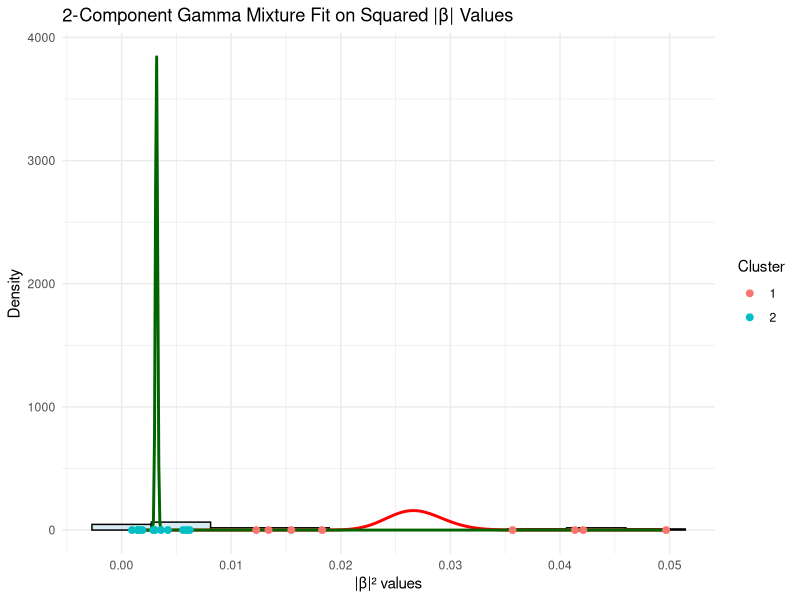
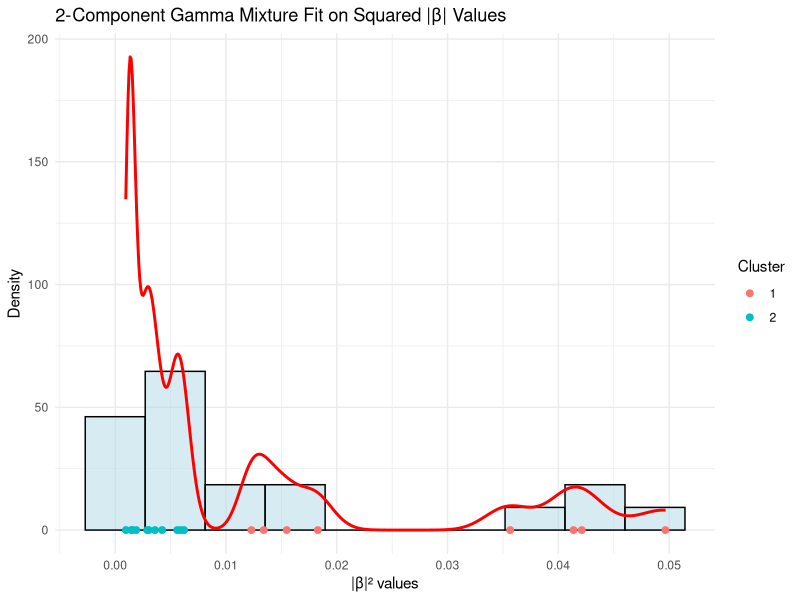
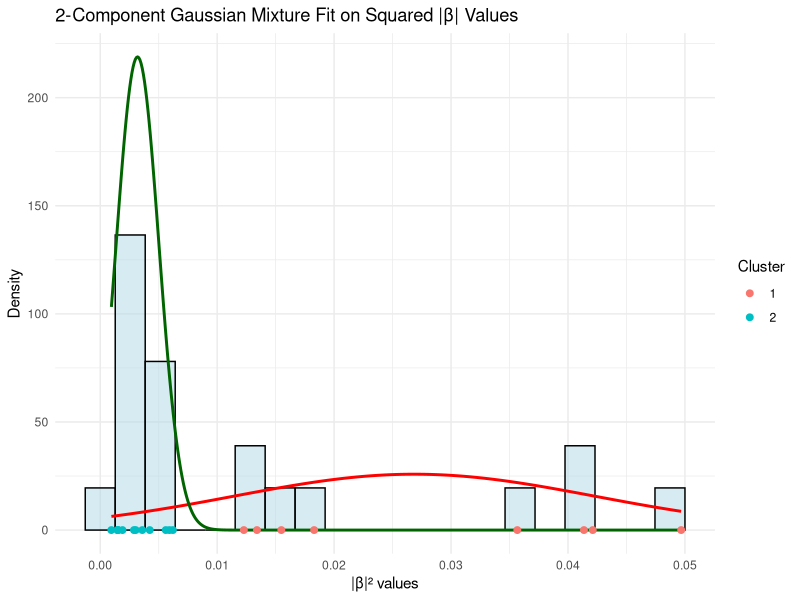
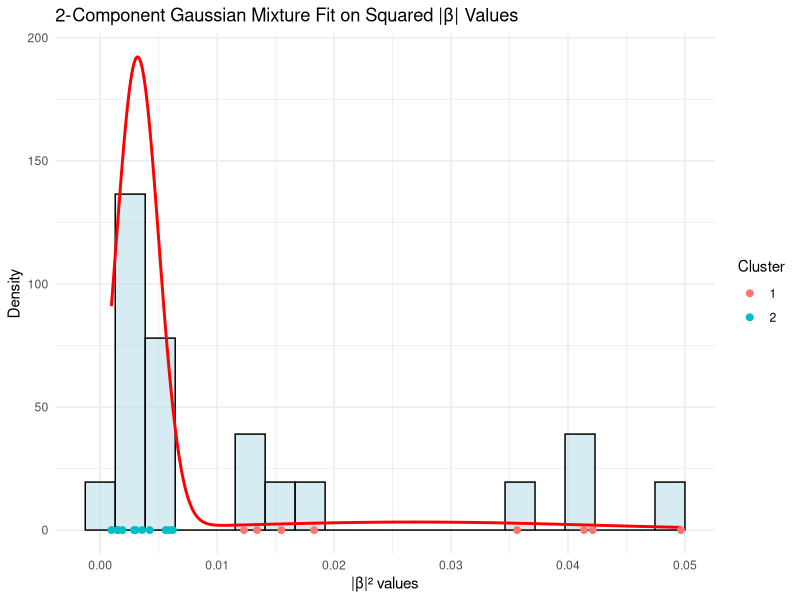

Recreate these plots in R, in order.
library(MASS)

# Separate zeros and non-zeros
non_zero=vals = c(0.07883535278110519,0.030872661279000867,0.03891898167610717,
                          0.05363171690758647,0.03850553581657284,0.13520505194742938,
                          0.06502301093338424,0.07489795645306359,0.04365983747099578,
                          0.11083026574244388,0.12445843669420355,0.07684962939896704,
                          0.11580216127797223,0.22287798151967794,0.05991694265080245,
                          0.1888225775300826,0.03891898167610717,0.05491866198626455,
                          0.20340966480076852,0.2052254670613944
              )

# Fit a Gamma distribution
fit_gamma <- fitdistr(non_zero, densfun = "gamma")
fit_gamma

# Install mclust if not already
# install.packages("mclust")

library(mclust)

# Example data
X <- c(0.0788,0.0309,0.0389,0.0536,0.0385,0.1352,0.0650,0.0749,0.0437,
       0.1108,0.1245,0.0768,0.1158,0.2229,0.0599,0.1888,0.0389,0.0549,
       0.2034,0.2052)

# Fit a 2-component Gaussian mixture
gmm <- Mclust(X, G = 2)

# Check results
gmm$parameters$pro    # mixture weights
gmm$parameters$mean   # means of components
gmm$parameters$variance$sigmasq  # variances of components

# Optional: cluster assignment for each point
gmm$classification




# Load libraries
library(flexmix)
library(ggplot2)

# Your original |β| values
X <- c(0.07883535278110519,0.030872661279000867,0.03891898167610717,
       0.05363171690758647,0.03850553581657284,0.13520505194742938,
       0.06502301093338424,0.07489795645306359,0.04365983747099578,
       0.11083026574244388,0.12445843669420355,0.07684962939896704,
       0.11580216127797223,0.22287798151967794,0.05991694265080245,
       0.1888225775300826,0.03891898167610717,0.05491866198626455,
       0.20340966480076852,0.2052254670613944
)


# Compute squared values
X2 <- X^2
data <- data.frame(X2 = X2)

# Fit 2-component Gamma mixture
set.seed(123)
mix_model <- flexmix(X2 ~ 1, data = data, k = 2)

# Cluster assignments
data$cluster <- as.factor(clusters(mix_model))

# Extract Gamma parameters
params <- parameters(mix_model)
shape1 <- params["coef.(Intercept)","Comp.1"] / params["sigma","Comp.1"]^2
scale1 <- params["sigma","Comp.1"]^2
shape2 <- params["coef.(Intercept)","Comp.2"] / params["sigma","Comp.2"]^2
scale2 <- params["sigma","Comp.2"]^2


# Create density curves for plotting
x_seq <- seq(min(X2), max(X2), length.out = 500)
dens1 <- dgamma(x_seq, shape = shape1, scale = scale1)
dens2 <- dgamma(x_seq, shape = shape2, scale = scale2)
dens_df <- data.frame(x = x_seq, dens1 = dens1, dens2 = dens2)

# Plot histogram + Gamma mixture + cluster assignments
ggplot(data, aes(x = X2)) +
  geom_histogram(aes(y = ..density..), bins = 10, fill = "lightblue", color = "black", alpha = 0.5) +
  geom_line(data = dens_df, aes(x = x, y = dens1), color = "red", size = 1) +
  geom_line(data = dens_df, aes(x = x, y = dens2), color = "darkgreen", size = 1) +
  geom_point(aes(y = 0, color = cluster), position = position_jitter(height = 0.001), size = 2) +
  labs(title = "2-Component Gamma Mixture Fit on Squared |β| Values",
       x = "|β|² values",
       y = "Density",
       color = "Cluster") +
  theme_minimal()


# Posterior probabilities
post <- posterior(mix_model) # n x 2 matrix

# Mixture density over a grid
x_seq <- seq(min(X2), max(X2), length.out = 500)

dens_mix <- numeric(length(x_seq))
for (i in 1:nrow(data)) {
  # Each component density weighted by posterior for this observation
  dens_mix <- dens_mix + post[i,1]*dgamma(x_seq, shape = X2[i]/var(X2)*2, scale = var(X2)/2) +
    post[i,2]*dgamma(x_seq, shape = X2[i]/var(X2)*2, scale = var(X2)/2)
}
dens_df <- data.frame(x = x_seq, dens = dens_mix / nrow(data))

# Plot histogram + mixture
ggplot(data, aes(x = X2)) +
  geom_histogram(aes(y = ..density..), bins = 10, fill = "lightblue", color = "black", alpha = 0.5) +
  geom_line(data = dens_df, aes(x = x, y = dens), color = "red", size = 1) +
  geom_point(aes(y = 0, color = cluster), position = position_jitter(height = 0.001), size = 2) +
  labs(title = "2-Component Gamma Mixture Fit on Squared |β| Values",
       x = "|β|² values",
       y = "Density",
       color = "Cluster") +
  theme_minimal()




library(flexmix)
out=array(NA,c(1,6))

vals = c(0.07883535278110519,0.030872661279000867,0.03891898167610717,
         0.05363171690758647,0.03850553581657284,0.13520505194742938,
         0.06502301093338424,0.07489795645306359,0.04365983747099578,
         0.11083026574244388,0.12445843669420355,0.07684962939896704,
         0.11580216127797223,0.22287798151967794,0.05991694265080245,
         0.1888225775300826,0.03891898167610717,0.05491866198626455,
         0.20340966480076852,0.2052254670613944
)
vals=vals^2
X2=as.data.frame(vals)
mix1 <- flexmix(X2 ~ 1, data = data, k = 1)
mix2 <- flexmix(X2 ~ 1, data = data, k = 2)
bic1 <- BIC(mix1)
bic2 <- BIC(mix2)
aic1 <- AIC(mix1)
aic2 <- AIC(mix2)
out[1,1]=length(vals)
out[1,2]=bic1
out[1,3]=bic2
out[1,4]=aic1
out[1,5]=aic2
out[1,6]=min(sum(mix2@cluster==2)/length(vals),1-sum(mix2@cluster==2)/length(vals))


library(flexmix)
library(ggplot2)

# Your original |β| values
X <- c(0.07883535278110519,0.030872661279000867,0.03891898167610717,
       0.05363171690758647,0.03850553581657284,0.13520505194742938,
       0.06502301093338424,0.07489795645306359,0.04365983747099578,
       0.11083026574244388,0.12445843669420355,0.07684962939896704,
       0.11580216127797223,0.22287798151967794,0.05991694265080245,
       0.1888225775300826,0.03891898167610717,0.05491866198626455,
       0.20340966480076852,0.2052254670613944
)

# Compute squared values
X2 <- X^2
data <- data.frame(X2 = X2)

# Fit 2-component Gaussian mixture
set.seed(123)
mix_model <- flexmix(X2 ~ 1, data = data, k = 2, model = FLXMRglm(family="gaussian"))

# Cluster assignments
data$cluster <- as.factor(clusters(mix_model))

# Extract Gaussian parameters (means and SDs)
params <- parameters(mix_model)
mu1 <- params["coef.(Intercept)", "Comp.1"]
sd1 <- params["sigma", "Comp.1"]
mu2 <- params["coef.(Intercept)", "Comp.2"]
sd2 <- params["sigma", "Comp.2"]

# Create density curves for plotting
x_seq <- seq(min(X2), max(X2), length.out = 500)
dens1 <- dnorm(x_seq, mean = mu1, sd = sd1)
dens2 <- dnorm(x_seq, mean = mu2, sd = sd2)
dens_df <- data.frame(x = x_seq, dens1 = dens1, dens2 = dens2)

# Plot histogram + Gaussian mixture + cluster assignments
ggplot(data, aes(x = X2)) +
  geom_histogram(aes(y = ..density..), bins = 20,
                 fill = "lightblue", color = "black", alpha = 0.5) +
  geom_line(data = dens_df, aes(x = x, y = dens1),
            color = "red", size = 1) +
  geom_line(data = dens_df, aes(x = x, y = dens2),
            color = "darkgreen", size = 1) +
  geom_point(aes(y = 0, color = cluster),
             position = position_jitter(height = 0.001), size = 2) +
  labs(title = "2-Component Gaussian Mixture Fit on Squared |β| Values",
       x = "|β|² values",
       y = "Density",
       color = "Cluster") +
  theme_minimal()

# Posterior probabilities
post <- posterior(mix_model)

# Weighted mixture density
dens_mix <- post[,1][1] * dnorm(x_seq, mean = mu1, sd = sd1) +
  post[,2][1] * dnorm(x_seq, mean = mu2, sd = sd2)

dens_df_mix <- data.frame(x = x_seq, dens = dens_mix)

# Plot histogram + mixture density
ggplot(data, aes(x = X2)) +
  geom_histogram(aes(y = ..density..), bins = 20,
                 fill = "lightblue", color = "black", alpha = 0.5) +
  geom_line(data = dens_df_mix, aes(x = x, y = dens),
            color = "red", size = 1) +
  geom_point(aes(y = 0, color = cluster),
             position = position_jitter(height = 0.001), size = 2) +
  labs(title = "2-Component Gaussian Mixture Fit on Squared |β| Values",
       x = "|β|² values",
       y = "Density",
       color = "Cluster") +
  theme_minimal()
